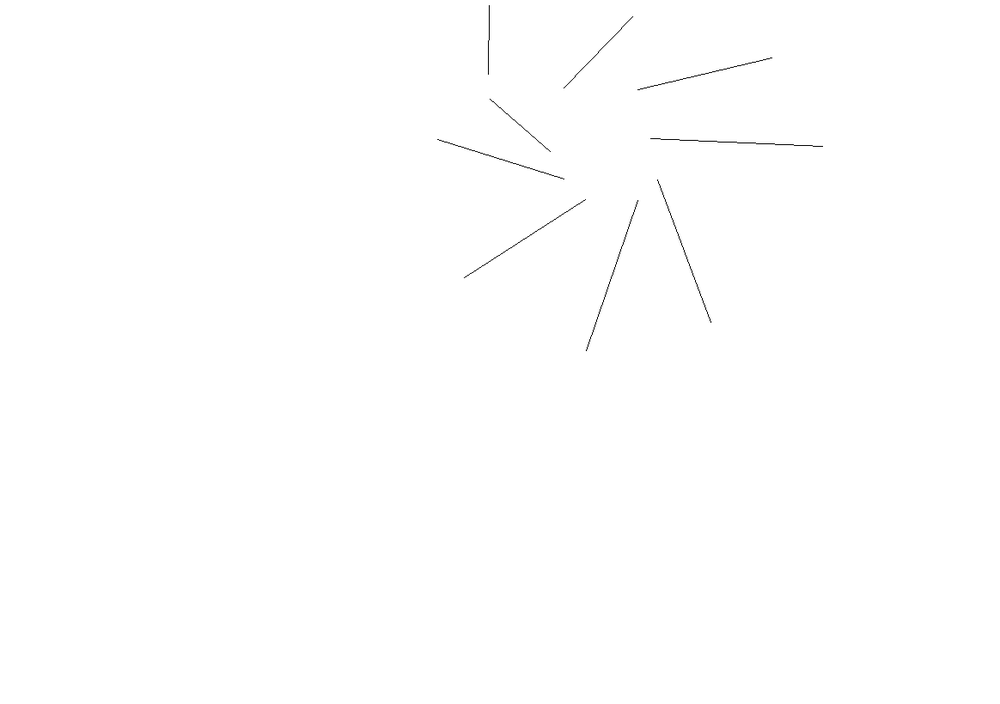
#> input picture zhou_test/1.png, 1000 x 704 px, shrunk from 1164 x 820 before the run
$ python Hough_line.py
#> lines starting #> are read from the running program, lines starting #| are printed output that depends on the picture; after the words box and inside, x2 and y2 are one past the last pixel; in counts of white or black regions, pixels touching at a corner belong together
"""
@file hough_lines.py
@brief This program demonstrates line finding with the Hough transform
"""
import sys
import math
import cv2 as cv
import numpy as np


def main(argv):
    default_file = '1.png'
    filename = argv[0] if len(argv) > 0 else default_file
    # Loads an image
    src = cv.imread(filename, cv.IMREAD_GRAYSCALE)
#> src is the input picture: shape (704, 1000); min 0, max 255, mean 254.6
    # Check if image is loaded fine
    if src is None:
        print ('Error opening image!')
        print ('Usage: hough_lines.py [image_name -- default ' + default_file + '] \n')
        return -1

    dst = cv.Canny(src, 50, 200, None, 3)
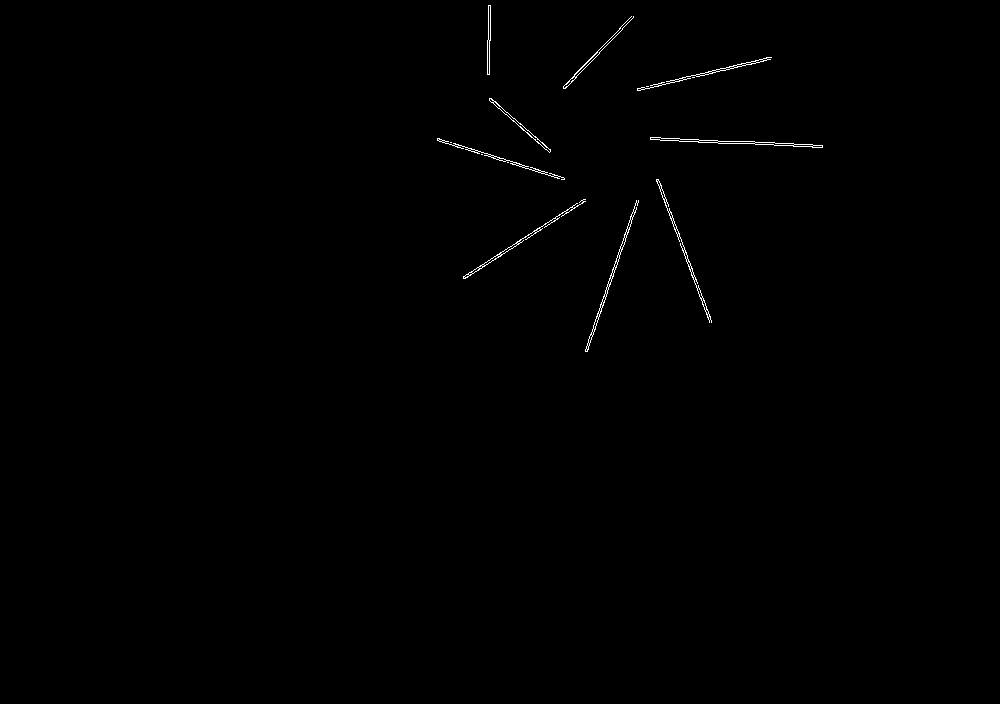
#> dst: shape (704, 1000); 0.33% white in thin lines or dots, all inside (x1, y1, x2, y2) = (437, 5, 823, 352)

    # Copy edges to the images that will display the results in BGR
    cdst = cv.cvtColor(dst, cv.COLOR_GRAY2BGR)
    cdstP = np.copy(cdst)

    lines = cv.HoughLines(dst, 1, np.pi / 180, 50, None, 0, 0)
#> lines = 62 rows, first 8: [669, 0.332], [667, 0.332], [229, 1.34], [484, 0.995], [231, 1.34], [117, 1.61], [115, 1.61], [102, 1.62]

    if lines is not None:
        for i in range(0, len(lines)):
            rho = lines[i][0][0]
            theta = lines[i][0][1]
            print('\n')
            print('rho', rho)
            print('theta', theta)
            a = math.cos(theta)
            b = math.sin(theta)
            x0 = a * rho
            y0 = b * rho
            pt1 = (int(x0 + 1000 * (-b)), int(y0 + 1000 * (a)))
            pt2 = (int(x0 - 1000 * (-b)), int(y0 - 1000 * (a)))
            cv.line(cdst, pt1, pt2, (0, 0, 255), 3, cv.LINE_AA)
#> this loop made 62 passes
#> (rho, theta, a, b, x0, y0, pt1, pt2) on passes 1 to 10: (669, 0.332, 0.946, 0.326, 632.6, 217.8, (306, 1163), (958, -727)), (667, 0.332, 0.946, 0.326, 630.7, 217.2, (305, 1162), (956, -728)), (229, 1.34, 0.225, 0.974, 51.51, 223.1, (-922, 448), (1025, -1)), (484, 0.995, 0.545, 0.839, 263.6, 405.9, (-575, 950), (1102, -138)), (231, 1.34, 0.225, 0.974, 51.96, 225.1, (-922, 450), (1026, 0)), (117, 1.61, -0.0349, 0.999, -4.08, 116.9, (-1003, 82), (995, 151)), (115, 1.61, -0.0349, 0.999, -4.01, 114.9, (-1003, 80), (995, 149)), (102, 1.62, -0.0523, 0.999, -5.34, 101.9, (-1003, 49), (993, 154)), (104, 1.62, -0.0523, 0.999, -5.44, 103.9, (-1004, 51), (993, 156)), (-556, 2.79, -0.94, 0.342, 522.5, -190.2, (180, -1129), (864, 749))
#> (printed output is left out)
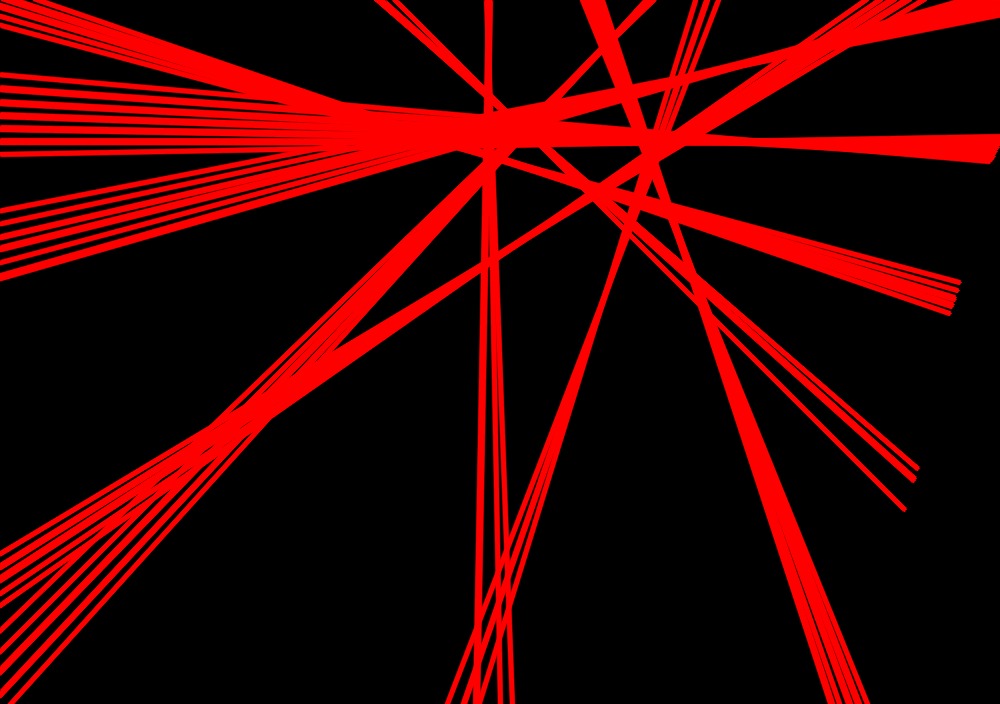
#> cdst: shape (704, 1000, 3); mean B, G, R 0, 0, 55.7

    linesP = cv.HoughLinesP(dst, 1, np.pi / 180, 50, None, 50, 10)
#> linesP = 17 rows, first 6: [587, 351, 638, 202], [585, 350, 636, 200], [463, 276, 576, 203], [637, 90, 766, 60], [679, 141, 822, 146], [680, 139, 731, 141]

    if linesP is not None:
        for i in range(0, len(linesP)):
            l = linesP[i][0]
            cv.line(cdstP, (l[0], l[1]), (l[2], l[3]), (0, 0, 255), 3, cv.LINE_AA)
#> this loop made 17 passes
#> l on passes 1 to 12: [587, 351, 638, 202], [585, 350, 636, 200], [463, 276, 576, 203], [637, 90, 766, 60], [679, 141, 822, 146], [680, 139, 731, 141], [660, 183, 711, 322], [637, 88, 771, 57], [563, 86, 631, 16], [657, 179, 709, 322], [467, 277, 523, 240], [467, 149, 562, 179]
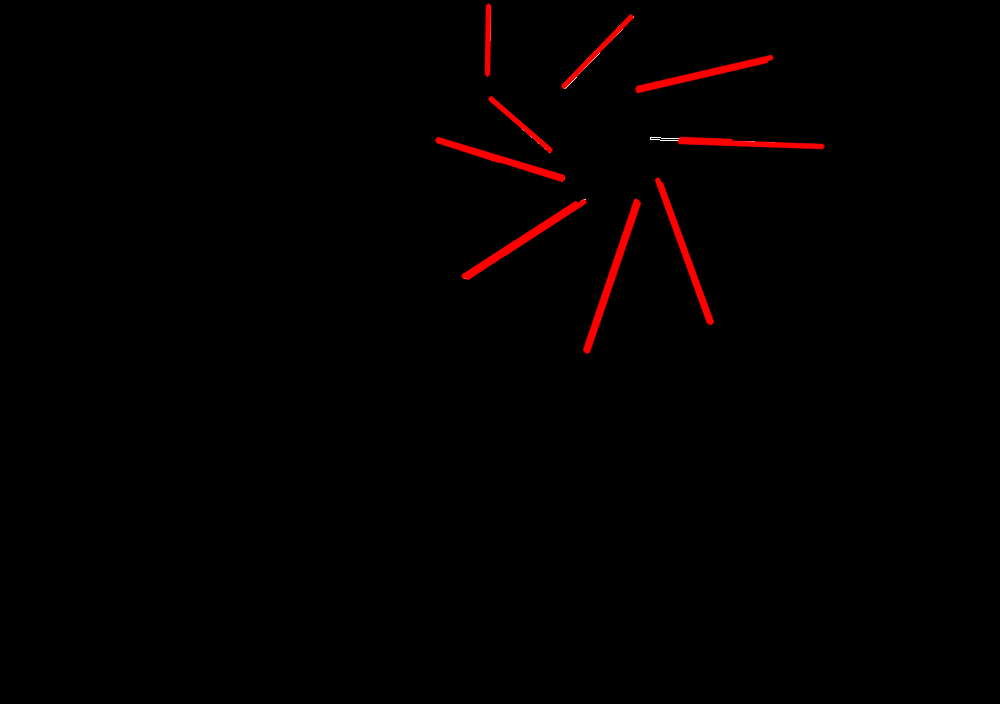
#> cdstP: shape (704, 1000, 3); mean B, G, R 0, 0, 2.8

    # [5 lines of commented-out code are left out]
    return 0


if __name__ == "__main__":
    main(sys.argv[1:])
